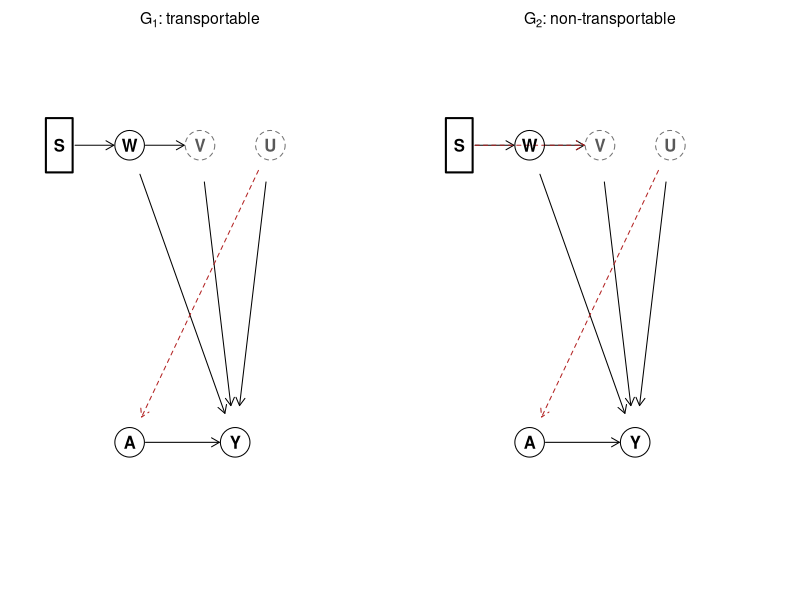
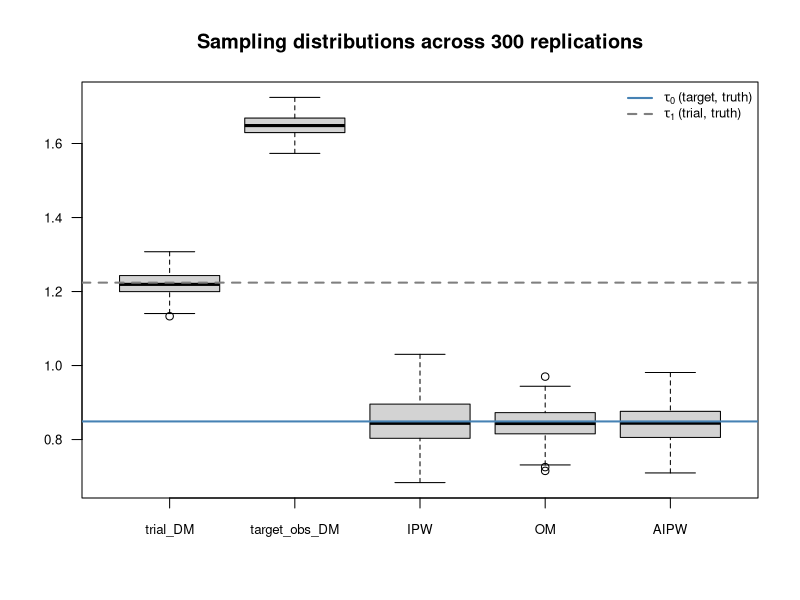
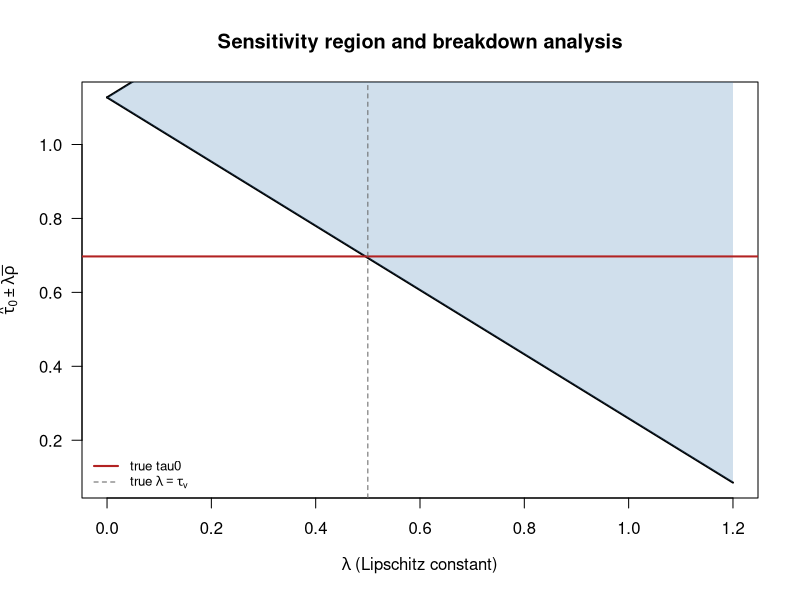

Write the R code that produced these figures, in order.
## ---- chunk 1
knitr::opts_chunk$set(echo = TRUE, message = FALSE, warning = FALSE,
                      fig.align = "center", fig.width = 7, fig.height = 4.2)
set.seed(2026)
## ---- chunk 2
expit <- function(x) 1 / (1 + exp(-x))
tau_a <- 1.0; tau_v <- 0.5

draw <- function(n, violate = FALSE, seed = NULL) {
  if (!is.null(seed)) set.seed(seed)
  W   <- rnorm(n)
  V   <- 0.8 * W + rnorm(n)                       # unobserved effect modifier
  U   <- rnorm(n)                                 # unobserved confounder
  pS  <- if (violate) expit(-0.5 + 0.8 * W + 1.0 * V)   # A4 violated: S <- V
         else         expit(-0.5 + 1.2 * W)             # A4 holds:    S <- W only
  S   <- rbinom(n, 1, pS)
  A   <- ifelse(S == 1,
                rbinom(n, 1, 0.5),                # randomized in the trial
                as.integer(0.8 * U + rnorm(n) > 0))  # confounded uptake in target
  Y   <- 1 + tau_a * A + tau_v * A * V + 0.5 * W + 0.8 * U + rnorm(n)
  data.frame(W, V, U, S, A, Y)
}

## Ground truth by large Monte Carlo
big <- draw(4e6, violate = FALSE, seed = 1)
tau1_true <- tau_a + tau_v * mean(big$V[big$S == 1])
tau0_true <- tau_a + tau_v * mean(big$V[big$S == 0])
c(tau1_true = round(tau1_true, 3), tau0_true = round(tau0_true, 3))
## ---- chunk 3
draw_dag <- function(nodes, edges, title) {
  plot.new()
  plot.window(xlim = c(0, 10), ylim = c(0, 6))
  
  for (e in edges) {
    p1 <- nodes[[e[1]]]
    p2 <- nodes[[e[2]]]
    
    is_dashed <- length(e) >= 3 && identical(e[3], "d")
    
    d <- p2 - p1
    d <- d / sqrt(sum(d^2))
    
    a <- p1 + 0.45 * d
    b <- p2 - 0.45 * d
    
    arrows(
      a[1], a[2], b[1], b[2],
      length = 0.09,
      lty = if (is_dashed) 2 else 1,
      col = if (is_dashed) "firebrick" else "black"
    )
  }
  
  for (nm in names(nodes)) {
    p <- nodes[[nm]]
    unobs <- nm %in% c("U", "V")
    sel <- nm == "S"
    
    if (sel) {
      rect(p[1] - .38, p[2] - .32, p[1] + .38, p[2] + .32, lwd = 2)
    } else {
      symbols(
        p[1], p[2],
        circles = .42,
        inches = FALSE,
        add = TRUE,
        fg = if (unobs) "gray45" else "black",
        lty = if (unobs) 2 else 1
      )
    }
    
    text(
      p[1], p[2], nm,
      font = 2,
      col = if (unobs) "gray35" else "black"
    )
  }
  
  title(main = title, cex.main = .95)
}

nodes <- list(
  S = c(1, 5),
  W = c(3, 5),
  V = c(5, 5),
  U = c(7, 5),
  A = c(3, 1.5),
  Y = c(6, 1.5)
)

op <- par(mfrow = c(1, 2), mar = c(.5, .5, 2, .5))

draw_dag(
  nodes,
  list(
    c("S","W"), c("W","V"), c("V","Y"), c("W","Y"),
    c("U","Y"), c("A","Y"), c("U","A","d")
  ),
  expression(G[1]*": transportable")
)

draw_dag(
  nodes,
  list(
    c("S","W"), c("W","V"), c("V","Y"), c("W","Y"),
    c("U","Y"), c("A","Y"), c("U","A","d"), c("S","V","d")
  ),
  expression(G[2]*": non-transportable")
)

par(op)
## ---- chunk 4
estimate_all <- function(d) {
  tr <- d[d$S == 1, ]; tg <- d[d$S == 0, ]

  ## (0) internally valid trial estimate; naive observational target estimate
  dm_trial <- mean(tr$Y[tr$A == 1]) - mean(tr$Y[tr$A == 0])
  dm_obs   <- mean(tg$Y[tg$A == 1]) - mean(tg$Y[tg$A == 0])

  ## participation score and inverse-odds weights (pooled logistic in W)
  ps  <- glm(S ~ W, family = binomial, data = d)
  ehat <- predict(ps, type = "response")
  w    <- (1 - ehat) / ehat
  wt   <- w[d$S == 1]

  ## (i) IPW (Hajek) transported estimator
  ipw <- with(tr, sum(wt * A * Y) / sum(wt * A) -
                  sum(wt * (1 - A) * Y) / sum(wt * (1 - A)))

  ## (ii) outcome-model (g-formula) estimator: trial regression Y ~ A*W
  om_fit <- lm(Y ~ A * W, data = tr)
  cf  <- coef(om_fit)
  om  <- mean(cf["A"] + cf["A:W"] * tg$W)

  ## (iii) AIPW (doubly robust)
  m1 <- cf["(Intercept)"] + cf["A"] + (cf["W"] + cf["A:W"]) * d$W
  m0 <- cf["(Intercept)"] + cf["W"] * d$W
  p0 <- mean(d$S == 0)
  dr <- mean((1 - d$S) * (m1 - m0) / p0 +
             d$S * w * ((d$A / 0.5) * (d$Y - m1) -
                        ((1 - d$A) / 0.5) * (d$Y - m0)) / p0)

  c(trial_DM = dm_trial, target_obs_DM = dm_obs,
    IPW = ipw, OM = om, AIPW = dr)
}
## ---- chunk 5
R <- 300; n <- 20000
res <- t(sapply(seq_len(R), function(s) estimate_all(draw(n, FALSE, seed = s))))
tab <- rbind(`MC mean` = colMeans(res),
             `MC sd`   = apply(res, 2, sd),
             `Bias vs tau0` = colMeans(res) - tau0_true)
knitr::kable(round(tab, 3), caption = paste0(
  "300 replications, n = 20,000. True tau1 = ", round(tau1_true, 3),
  "; true tau0 = ", round(tau0_true, 3), "."))
## ---- chunk 6
boxplot(res, las = 1, cex.axis = .8,
        main = "Sampling distributions across 300 replications")
abline(h = tau0_true, lwd = 2, col = "steelblue")
abline(h = tau1_true, lwd = 2, lty = 2, col = "gray50")
legend("topright", bty = "n", cex = .8, lwd = 2, lty = c(1, 2),
       col = c("steelblue", "gray50"),
       legend = c(expression(tau[0]~"(target, truth)"),
                  expression(tau[1]~"(trial, truth)")))
## ---- chunk 7
aipw_misspec <- function(d, bad_om = FALSE, bad_e = FALSE) {
  tr <- d[d$S == 1, ]
  ehat <- if (bad_e) rep(mean(d$S), nrow(d))         # wrong: constant score
          else predict(glm(S ~ W, binomial, data = d), type = "response")
  w <- (1 - ehat) / ehat
  cf <- if (bad_om) c(coef(lm(Y ~ A, data = tr)), W = 0, `A:W` = 0)  # wrong: no W
        else coef(lm(Y ~ A * W, data = tr))
  m1 <- cf[1] + cf["A"] + (cf["W"] + cf["A:W"]) * d$W
  m0 <- cf[1] + cf["W"] * d$W
  p0 <- mean(d$S == 0)
  mean((1 - d$S) * (m1 - m0) / p0 +
       d$S * w * ((d$A / .5) * (d$Y - m1) -
                  ((1 - d$A) / .5) * (d$Y - m0)) / p0)
}
dr_tab <- t(sapply(seq_len(R), function(s) {
  d <- draw(n, FALSE, seed = s)
  c(`wrong OM, correct e` = aipw_misspec(d, bad_om = TRUE),
    `correct OM, wrong e` = aipw_misspec(d, bad_e  = TRUE),
    `both wrong`          = aipw_misspec(d, TRUE, TRUE))
}))
knitr::kable(round(rbind(`MC mean` = colMeans(dr_tab),
                         `Bias vs tau0` = colMeans(dr_tab) - tau0_true), 3),
             caption = "AIPW under nuisance misspecification (300 reps).")
## ---- chunk 8
bigv <- draw(4e6, violate = TRUE, seed = 2)
tau0_v <- tau_a + tau_v * mean(bigv$V[bigv$S == 0])

resv <- t(sapply(seq_len(R), function(s) estimate_all(draw(n, TRUE, seed = s))))
knitr::kable(round(rbind(`MC mean` = colMeans(resv),
                         `Bias vs tau0` = colMeans(resv) - tau0_v), 3),
  caption = paste0("A4 violated. True tau0 = ", round(tau0_v, 3), "."))
## ---- chunk 9
## Oracle ingredients of Proposition 4 (knowable to the simulator, not the analyst):
## lambda = |tau_v| (Lipschitz constant of tau in v);
## rho(w)  = W1 distance between N(mu_s(w), .) conditional laws of V given W;
## for these near-Gaussian conditionals we evaluate rho(w) by within-cell means.
cells <- cut(bigv$W, quantile(bigv$W, 0:50 / 50), include.lowest = TRUE)
m1c <- tapply(bigv$V[bigv$S == 1], cells[bigv$S == 1], mean)
m0c <- tapply(bigv$V[bigv$S == 0], cells[bigv$S == 0], mean)
p0c <- table(cells[bigv$S == 0]) / sum(bigv$S == 0)   # target weights by cell
rho_bar <- sum(abs(m0c - m1c) * p0c)                  # E[rho(W) | S = 0]
bound   <- tau_v * rho_bar

cat(sprintf(
  "Observed |bias| of AIPW: %.3f   Sensitivity bound lambda*rho_bar: %.3f\n",
  abs(mean(resv[, "AIPW"]) - tau0_v), bound))
## ---- chunk 10
tau_hat <- mean(resv[, "AIPW"])
lam <- seq(0, 1.2, length.out = 200)
plot(lam, tau_hat - lam * rho_bar, type = "l", lwd = 2, las = 1,
     xlab = expression(lambda~"(Lipschitz constant)"),
     ylab = expression(hat(tau)[0] %+-% lambda * bar(rho)),
     main = "Sensitivity region and breakdown analysis")
lines(lam, tau_hat + lam * rho_bar, lwd = 2)
polygon(c(lam, rev(lam)),
        c(tau_hat - lam * rho_bar, rev(tau_hat + lam * rho_bar)),
        col = grDevices::adjustcolor("steelblue", .25), border = NA)
abline(h = 0, lty = 3); abline(h = tau0_v, col = "firebrick", lwd = 2)
abline(v = tau_v, lty = 2, col = "gray40")
legend("bottomleft", bty = "n", cex = .8,
       legend = c("true tau0", expression("true "*lambda == tau[v])),
       col = c("firebrick", "gray40"), lwd = c(2, 1), lty = c(1, 2))
